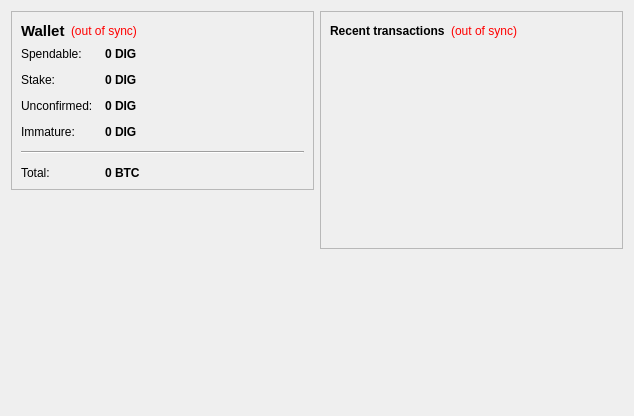
<?xml version="1.0" encoding="UTF-8"?>
<ui version="4.0">
 <class>OverviewPage</class>
 <widget class="QWidget" name="OverviewPage">
  <property name="geometry">
   <rect>
    <x>0</x>
    <y>0</y>
    <width>634</width>
    <height>416</height>
   </rect>
  </property>
  <property name="windowTitle">
   <string>Form</string>
  </property>
  <layout class="QHBoxLayout" name="horizontalLayout" stretch="1,1">
   <item>
    <layout class="QVBoxLayout" name="verticalLayout_2">
     <item>
      <widget class="QFrame" name="frame">
       <property name="frameShape">
        <enum>QFrame::StyledPanel</enum>
       </property>
       <property name="frameShadow">
        <enum>QFrame::Raised</enum>
       </property>
       <layout class="QVBoxLayout" name="verticalLayout_4">
        <item>
         <layout class="QHBoxLayout" name="horizontalLayout_4">
          <item>
           <widget class="QLabel" name="label_5">
            <property name="font">
             <font>
              <pointsize>11</pointsize>
              <weight>75</weight>
              <bold>true</bold>
             </font>
            </property>
            <property name="text">
             <string>Wallet</string>
            </property>
           </widget>
          </item>
          <item>
           <widget class="QLabel" name="labelWalletStatus">
            <property name="toolTip">
             <string>The displayed information may be out of date. Your wallet automatically synchronizes with the Digit network after a connection is established, but this process has not completed yet.</string>
            </property>
            <property name="styleSheet">
             <string notr="true">QLabel { color: red; }</string>
            </property>
            <property name="text">
             <string notr="true">(out of sync)</string>
            </property>
            <property name="alignment">
             <set>Qt::AlignLeading|Qt::AlignLeft|Qt::AlignVCenter</set>
            </property>
           </widget>
          </item>
          <item>
           <spacer name="horizontalSpacer_2">
            <property name="orientation">
             <enum>Qt::Horizontal</enum>
            </property>
            <property name="sizeHint" stdset="0">
             <size>
              <width>40</width>
              <height>20</height>
             </size>
            </property>
           </spacer>
          </item>
         </layout>
        </item>
        <item>
         <layout class="QFormLayout" name="formLayout_2">
          <property name="fieldGrowthPolicy">
           <enum>QFormLayout::AllNonFixedFieldsGrow</enum>
          </property>
          <property name="horizontalSpacing">
           <number>12</number>
          </property>
          <property name="verticalSpacing">
           <number>12</number>
          </property>
          <item row="0" column="0">
           <widget class="QLabel" name="label">
            <property name="text">
             <string>Spendable:</string>
            </property>
           </widget>
          </item>
          <item row="0" column="1">
           <widget class="QLabel" name="labelBalance">
            <property name="font">
             <font>
              <weight>75</weight>
              <bold>true</bold>
             </font>
            </property>
            <property name="cursor">
             <cursorShape>IBeamCursor</cursorShape>
            </property>
            <property name="toolTip">
             <string>Your current spendable balance</string>
            </property>
            <property name="text">
             <string notr="true">0 DIG</string>
            </property>
            <property name="textInteractionFlags">
             <set>Qt::LinksAccessibleByMouse|Qt::TextSelectableByKeyboard|Qt::TextSelectableByMouse</set>
            </property>
           </widget>
          </item>
          <item row="1" column="0">
           <widget class="QLabel" name="label_6">
            <property name="text">
             <string>Stake:</string>
            </property>
           </widget>
          </item>
          <item row="1" column="1">
           <widget class="QLabel" name="labelStake">
            <property name="font">
             <font>
              <weight>75</weight>
              <bold>true</bold>
             </font>
            </property>
            <property name="cursor">
             <cursorShape>IBeamCursor</cursorShape>
            </property>
            <property name="toolTip">
             <string>Total of coins that was staked, and do not yet count toward the current balance</string>
            </property>
            <property name="text">
             <string notr="true">0 DIG</string>
            </property>
            <property name="textInteractionFlags">
             <set>Qt::LinksAccessibleByMouse|Qt::TextSelectableByKeyboard|Qt::TextSelectableByMouse</set>
            </property>
           </widget>
          </item>
          <item row="2" column="0">
           <widget class="QLabel" name="label_3">
            <property name="text">
             <string>Unconfirmed:</string>
            </property>
           </widget>
          </item>
          <item row="2" column="1">
           <widget class="QLabel" name="labelUnconfirmed">
            <property name="font">
             <font>
              <weight>75</weight>
              <bold>true</bold>
             </font>
            </property>
            <property name="cursor">
             <cursorShape>IBeamCursor</cursorShape>
            </property>
            <property name="toolTip">
             <string>Total of transactions that have yet to be confirmed, and do not yet count toward the current balance</string>
            </property>
            <property name="text">
             <string notr="true">0 DIG</string>
            </property>
            <property name="textInteractionFlags">
             <set>Qt::LinksAccessibleByMouse|Qt::TextSelectableByKeyboard|Qt::TextSelectableByMouse</set>
            </property>
           </widget>
          </item>
          <item row="3" column="0">
           <widget class="QLabel" name="labelImmatureText">
            <property name="text">
             <string>Immature:</string>
            </property>
           </widget>
          </item>
          <item row="3" column="1">
           <widget class="QLabel" name="labelImmature">
            <property name="font">
             <font>
              <weight>75</weight>
              <bold>true</bold>
             </font>
            </property>
            <property name="toolTip">
             <string>Mined balance that has not yet matured</string>
            </property>
            <property name="text">
             <string notr="true">0 DIG</string>
            </property>
            <property name="textInteractionFlags">
             <set>Qt::LinksAccessibleByMouse|Qt::TextSelectableByKeyboard|Qt::TextSelectableByMouse</set>
            </property>
           </widget>
          </item>
		  <item row="4" column="0" colspan="2">
           <widget class="Line" name="line">
            <property name="orientation">
             <enum>Qt::Horizontal</enum>
            </property>
           </widget>
          </item>
          <item row="5" column="0">
           <widget class="QLabel" name="labelTotalText">
            <property name="text">
             <string>Total:</string>
            </property>
           </widget>
          </item>
          <item row="5" column="1">
           <widget class="QLabel" name="labelTotal">
            <property name="font">
             <font>
              <weight>75</weight>
              <bold>true</bold>
             </font>
            </property>
            <property name="cursor">
             <cursorShape>IBeamCursor</cursorShape>
            </property>
            <property name="toolTip">
             <string>Your current total balance</string>
            </property>
            <property name="text">
             <string notr="true">0 BTC</string>
            </property>
            <property name="textInteractionFlags">
             <set>Qt::LinksAccessibleByMouse|Qt::TextSelectableByKeyboard|Qt::TextSelectableByMouse</set>
            </property>
           </widget>
          </item>
         </layout>
        </item>
       </layout>
      </widget>
     </item>
     <item>
      <spacer name="verticalSpacer">
       <property name="orientation">
        <enum>Qt::Vertical</enum>
       </property>
       <property name="sizeHint" stdset="0">
        <size>
         <width>20</width>
         <height>40</height>
        </size>
       </property>
      </spacer>
     </item>
     <item>
      <widget class="QLabel" name="label_6">
       <property name="text">
        <string/>
       </property>
       <property name="pixmap">
        <pixmap resource="../../../../Digit/src/qt/bitcoin.qrc">:/images/backg</pixmap>
       </property>
       <property name="scaledContents">
        <bool>false</bool>
       </property>
       <property name="alignment">
        <set>Qt::AlignCenter</set>
       </property>
       <property name="margin">
        <number>-2</number>
       </property>
      </widget>
     </item>
    </layout>
   </item>
   <item>
    <layout class="QVBoxLayout" name="verticalLayout_3">
     <item>
      <widget class="QFrame" name="frame_2">
       <property name="frameShape">
        <enum>QFrame::StyledPanel</enum>
       </property>
       <property name="frameShadow">
        <enum>QFrame::Raised</enum>
       </property>
       <layout class="QVBoxLayout" name="verticalLayout">
        <item>
         <layout class="QHBoxLayout" name="horizontalLayout_2">
          <item>
           <widget class="QLabel" name="label_4">
            <property name="text">
             <string>&lt;b&gt;Recent transactions&lt;/b&gt;</string>
            </property>
           </widget>
          </item>
          <item>
           <widget class="QLabel" name="labelTransactionsStatus">
            <property name="toolTip">
             <string>The displayed information may be out of date. Your wallet automatically synchronizes with the Digit network after a connection is established, but this process has not completed yet.</string>
            </property>
            <property name="styleSheet">
             <string notr="true">QLabel { color: red; }</string>
            </property>
            <property name="text">
             <string notr="true">(out of sync)</string>
            </property>
            <property name="alignment">
             <set>Qt::AlignRight|Qt::AlignTrailing|Qt::AlignVCenter</set>
            </property>
           </widget>
          </item>
          <item>
           <spacer name="horizontalSpacer">
            <property name="orientation">
             <enum>Qt::Horizontal</enum>
            </property>
            <property name="sizeHint" stdset="0">
             <size>
              <width>40</width>
              <height>20</height>
             </size>
            </property>
           </spacer>
          </item>
         </layout>
        </item>
        <item>
         <widget class="QListView" name="listTransactions">
          <property name="styleSheet">
           <string notr="true">QListView { background: transparent; }</string>
          </property>
          <property name="frameShape">
           <enum>QFrame::NoFrame</enum>
          </property>
          <property name="verticalScrollBarPolicy">
           <enum>Qt::ScrollBarAlwaysOff</enum>
          </property>
          <property name="horizontalScrollBarPolicy">
           <enum>Qt::ScrollBarAlwaysOff</enum>
          </property>
          <property name="selectionMode">
           <enum>QAbstractItemView::NoSelection</enum>
          </property>
         </widget>
        </item>
       </layout>
      </widget>
     </item>
     <item>
      <spacer name="verticalSpacer_2">
       <property name="orientation">
        <enum>Qt::Vertical</enum>
       </property>
       <property name="sizeHint" stdset="0">
        <size>
         <width>20</width>
         <height>40</height>
        </size>
       </property>
      </spacer>
     </item>
    </layout>
   </item>
  </layout>
 </widget>
 <resources>
  <include location="../../../../Digit/src/qt/bitcoin.qrc"/>
 </resources>
 <connections/>
</ui>
